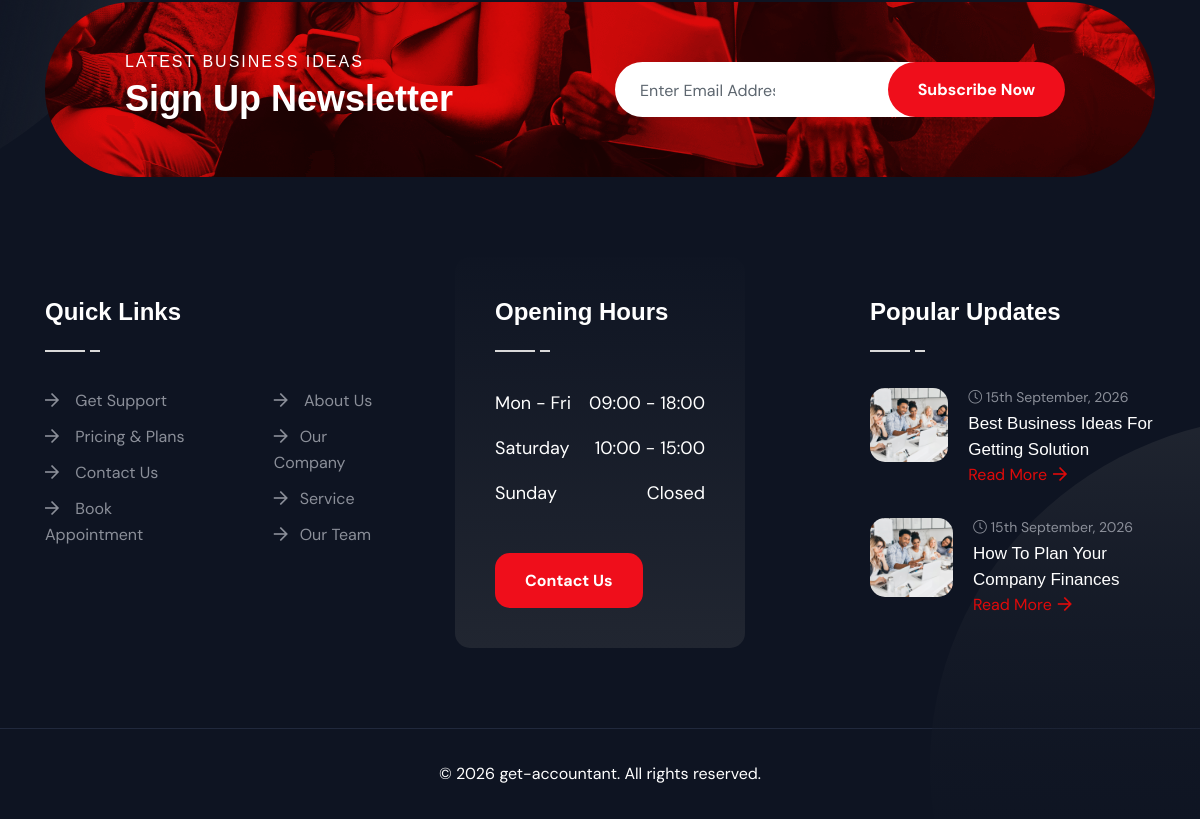
The page /accounting-bookkeeping.php (lower part) on the database as committed earlier.
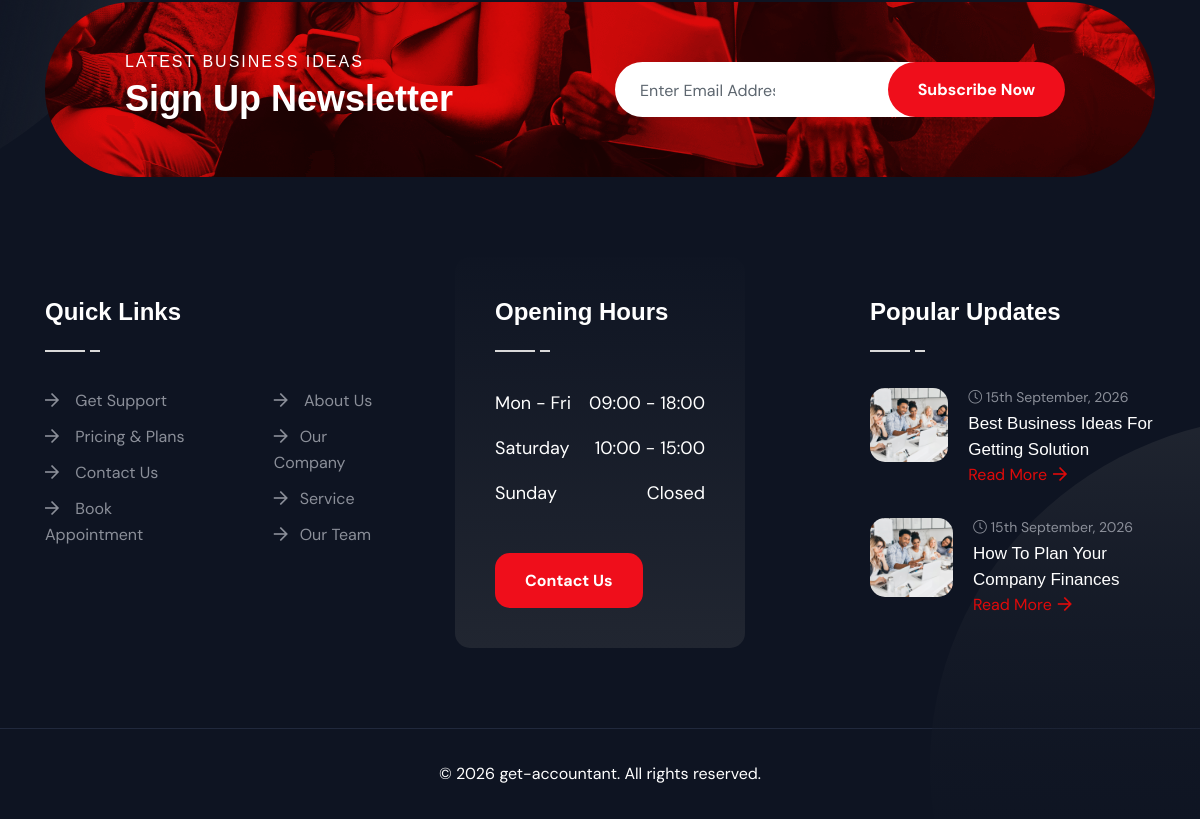
The same page on the database as committed later.
### tables this page shows
CREATE TABLE IF NOT EXISTS site_settings (
    id              TINYINT UNSIGNED PRIMARY KEY DEFAULT 1,
    company_name    VARCHAR(190)        DEFAULT NULL,
    tagline         VARCHAR(255)        DEFAULT NULL,
    email           VARCHAR(190)        DEFAULT NULL,
    phone           VARCHAR(30)         DEFAULT NULL,
    whatsapp_number VARCHAR(30)         DEFAULT NULL,
    address         VARCHAR(500)        DEFAULT NULL,
    working_hours   VARCHAR(255)        DEFAULT NULL,
    map_embed_url   VARCHAR(1000)       DEFAULT NULL,
    facebook_url    VARCHAR(255)        DEFAULT NULL,
    twitter_url     VARCHAR(255)        DEFAULT NULL,
    instagram_url   VARCHAR(255)        DEFAULT NULL,
    linkedin_url    VARCHAR(255)        DEFAULT NULL,
    youtube_url     VARCHAR(255)        DEFAULT NULL,
    whatsapp_url    VARCHAR(255)        DEFAULT NULL,
    copyright_text  VARCHAR(255)        DEFAULT NULL,
    updated_at      DATETIME            NOT NULL DEFAULT CURRENT_TIMESTAMP ON UPDATE CURRENT_TIMESTAMP,
    CONSTRAINT chk_site_settings_single_row CHECK (id = 1)
);

### accounting-bookkeeping.php (the view, shortened to what the changed rows need)
<?php
require __DIR__ . '/includes/header.php';
?>
<?php require __DIR__ . '/includes/footer.php'; ?>

### includes/functions.php (called while the page is built, shortened)
<?php
function e(?string $value): string
{
    return htmlspecialchars($value ?? '', ENT_QUOTES, 'UTF-8');
}
function site_settings(): array
{
    static $settings = null;
    if ($settings !== null) {
        return $settings;
    }
    $defaults = [
        'company_name'    => APP_NAME,
        'tagline'         => '',
        'email'           => defined('BUSINESS_EMAIL') ? BUSINESS_EMAIL : '',
        'phone'           => defined('BUSINESS_PHONE') ? BUSINESS_PHONE : '',
        'whatsapp_number' => '',
        'whatsapp_url'    => '',
        'address'         => defined('BUSINESS_ADDRESS') ? BUSINESS_ADDRESS : '',
        'working_hours'   => '',
        'map_embed_url'   => '',
        'facebook_url'    => '',
        'twitter_url'     => '',
        'instagram_url'   => '',
        'linkedin_url'    => '',
        'youtube_url'     => '',
        'copyright_text'  => APP_NAME . '. All rights reserved.',
    ];
    if ($pdo = db()) {
        try {
            $row = $pdo->query('SELECT * FROM site_settings WHERE id = 1')->fetch();
            if ($row) {
                $settings = array_merge($defaults, array_filter($row, fn ($v) => $v !== null && $v !== ''));
                return $settings;
            }
        } catch (Throwable $e) {
        }
    }
    $settings = $defaults;
    return $settings;
}

### accounting-bookkeeping.php (the view, shortened to what the changed rows need)
<?php
require __DIR__ . '/includes/header.php';
?>
<?php require __DIR__ . '/includes/footer.php'; ?>

### includes/footer.php (shortened to what the changed rows need)
<?php
$settings = site_settings();
?>
    <div class="rts-footer-area footer-one rts-section-gapTop bg-footer-one">
        <div class="rts-copyright-area">
            <div class="container">
                <div class="flex flex-wrap -mx-[15px]">
                    <div class="w-full px-[15px]">
                        <div class="text-center">
                            <p>&copy; <span class="current-year"></span> <?php echo e($settings['copyright_text'] ?: (APP_NAME . '. All rights reserved.')); ?></p>
                        </div>
                    </div>
                </div>
            </div>
        </div>
    </div>
</body>
</html>

Rows that differ between the two databases and show on the page:
added site_settings: copyright_text "get-accountant. All rights reserved."
Other text that changed with them:
$settings['copyright_text'] ?: (APP_NAME . '. All rights reserved.'): "get-accountant. All rights reserved." → (not shown)
